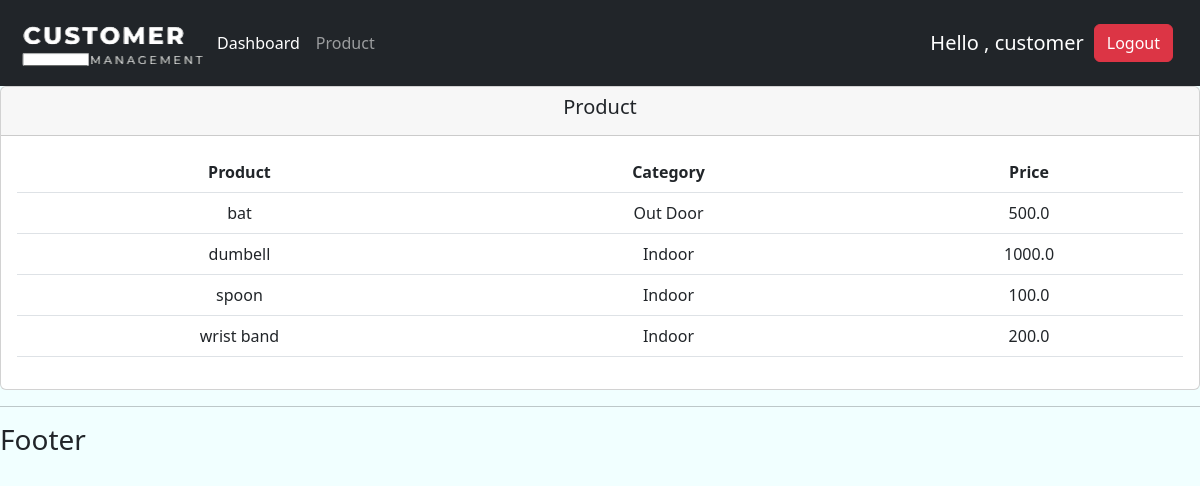
/product/ (signed in), run on the app's committed database.
### customer/models.py (models this page shows, shortened)
class Product(models.Model):
    CATEGORY =(
        ('Indoor' , 'Indoor'),
        ('Out Door' , 'Out Door'),
    )
    name=models.CharField(max_length=100,null=True)
    price=models.FloatField(null=True)
    Tag=models.ManyToManyField(Tag)
    category=models.CharField(max_length=100,null=True ,choices=CATEGORY)
    description=models.CharField(max_length=200,null=True,blank=True)
    date_created=models.DateTimeField(auto_now_add=True,null=True)

### customer/decoration.py (the view)
        def wrapper_func(request,*args, **kwargs):
            group = None
            if request.user.groups.exists():
                group= request.user.groups.all()[0].name
            if group in allowed_role:
                return view_func(request,*args, **kwargs)
            else:
                return HttpResponse('You are not authorized to this page')

### customer/decoration.py (called while the page is built)
def allowed_user(allowed_role=[]):
    def decorator(view_func):
        def wrapper_func(request,*args, **kwargs):
            group = None
            if request.user.groups.exists():
                group= request.user.groups.all()[0].name
            if group in allowed_role:
                return view_func(request,*args, **kwargs)
            else:
                return HttpResponse('You are not authorized to this page')
        return wrapper_func
    return decorator

### customer/views.py (called while the page is built)
@login_required(login_url='login')
@allowed_user(allowed_role=['admin'])
def product(request):
    products=Product.objects.all()
    context={
        'products':products,
    }
    return render(request,'customer/product.html',context)

### templates/customer/product.html (shortened to what this page needs)
{% extends 'main/main.html' %}
{% block content %}
<div class="row  text-center">
    <div class=" col-md">
        <div class="card text-center " id="">
            <div class="card-header">
                <h5 class="card-title">Product</h5>
            </div>
            <div class="card-body">
                <table class="table ">
                    <thead>
                        <tr>
                        <th scope="col">Product</th>
                        <th scope="col">Category</th>
                        <th scope="col">Price</th>
                        </tr>
                    </thead>
                    <tbody>
                        {% for product in products %}
                        <tr>
                            <td>{{product.name}}</td>
                            <td>{{product.category}}</td>
                            <td>{{product.price}}</td>
                        </tr>
                        {% endfor %}
                    </tbody>
                </table>
            </div>
        </div>
    </div>
</div>
{% endblock content %}

### templates/navbar/navbar.html (shortened to what this page needs)
{% load static %}
<nav class="navbar navbar-expand-lg navbar-dark bg-dark">
    <div class="container-fluid">
      <img src="{% static 'images/logo.png' %}" alt="logo">
      <div class="collapse navbar-collapse" id="navbarNav">
        {% if request.user.is_staff %}
          <ul class="navbar-nav">
              <li class="nav-item">
                <a class="nav-link active" href="{% url 'dashboard' %}">Dashboard</a>
              </li>
              <li class="nav-item">
                <a class="nav-link" href="{% url 'product' %}">Product</a>
              </li>
          </ul>
        {% else %}
        <ul class="navbar-nav">
          <li class="nav-item">
            <a class="nav-link" href="{% url 'user_settings' %}">Settings</a>
          </li>
      </ul>
        {% endif %}
      </div>
      <div class=" nav navbar-nav navbar-right" style="margin-right:15px;">
        <h5 style="color:white;margin-right:10px;margin-top:7px;">Hello , {{request.user}}</h5>
        <ul class="nav navbar-nav navbar-right">
          <li style="align-content:center">
              <a href="{% url 'logout' %}" class="btn btn-danger">Logout</a>
          </li>
        </ul>
      </div>
    </div>
  </nav>

### static/css/stats.css (style rules this page uses)
body { background-color: rgba(240, 255, 255, 0.911); }

### data on the page
Product: name "bat", category "Out Door", price "500.0"
Product: name "dumbell", category "Indoor", price "1000.0"
Product: name "spoon", category "Indoor", price "100.0"
Product: name "wrist band", category "Indoor", price "200.0"

### other printed values
{{ request.user }} "customer"
